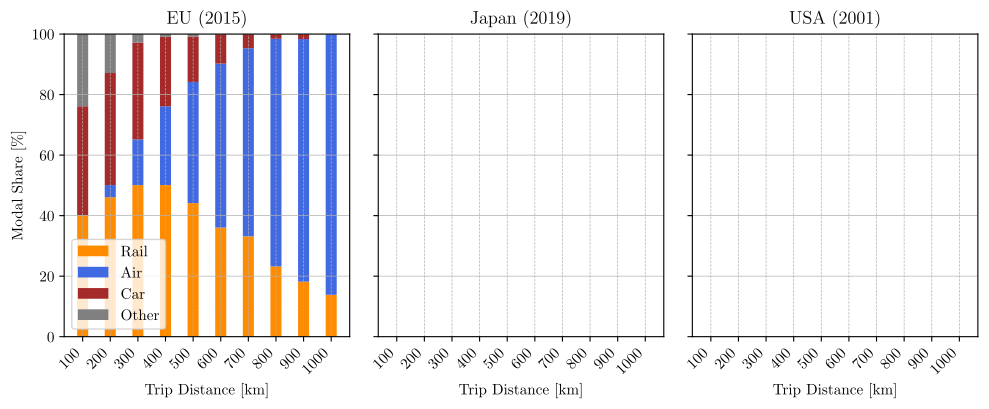

The script that drew this image:
#%%
# runs code as interactive cell 
# https://code.visualstudio.com/docs/python/jupyter-support-py

# IMPORTS #######################################

# plotting
import matplotlib.pyplot as plt
import matplotlib.font_manager as font_manager
# unit conversion
cm = 1/2.54 # for inches-cm conversion
# time manipulation
from datetime import datetime

# data science
import numpy as np
import pandas as pd

# i/o
from pathlib import PurePath, Path

# SETUP #########################################

plt.rcParams.update({
    "text.usetex": True,
    "font.family": "Arial",
    "font.sans-serif": "Computer Modern",
    'font.size': 11
})

# DATA IMPORT ###################################

# see also this StackOverflow questions:
# https://stackoverflow.com/q/22787209
# https://stackoverflow.com/q/69242928
# it will be best to have separate plots for each country

df_japan = pd.read_excel(
    io = 'data/data.xlsx',
    sheet_name = 'Japan',
    usecols = lambda column: column in [
        'distance bin [km]',
        'distance mean [km]',
        'rail [%]',
        'car [%]',
        'air [%]',
        'other [%]',
        'year'
    ],
    dtype={
        'distance bin [km]': str,
        'distance mean [km]': float,
        'rail [%]': float,
        'car [%]': float,
        'air [%]': float,
        'other [%]': float,
        'year': str
    },
    header = 0,
    engine = 'openpyxl'
)
df_eu = pd.read_excel(
    io = 'data/data.xlsx',
    sheet_name = 'EU',
    usecols = lambda column: column in [
        'distance [km]',
        'rail [%]',
        'car [%]',
        'air [%]',
        'other [%]',
        'year'
    ],
    dtype={
        'distance [km]': str,
        'rail [%]': float,
        'car [%]': float,
        'air [%]': float,
        'other [%]': float,
        'year': str
    },
    header = 0,
    engine = 'openpyxl'
)
		
# DATA MANIPULATION #############################

df_japan = df_japan[df_japan['year'] == '2019?']

mypol = np.polynomial.polynomial.Polynomial.fit(
    x = df_japan['distance mean [km]'],
    y = df_japan['rail [%]'],
    deg = 3,
    domain=None
)

# FIGURE ########################################

# SETUP ######################

fig, axes = plt.subplots(
    num = 'main',
    sharey = True,
    sharex = True,
    nrows = 1,
    ncols = 3,
    gridspec_kw = {'wspace': 0.1},
    dpi = 300,
    figsize=(30*cm, 10*cm), # A4=(210x297)mm,
)

# AXIS SCALING ###############

# AXIS LIMITS ################

for ax in axes.flat:
    ax.set_ylim(0, 100)

# TICKS AND LABELS ###########

labels = [100, 200, 300, 400, 500, 600, 700, 800, 900, 1000]
for ax in axes.flat:
    ax.set_xticks(
        ticks = labels,
        labels = labels,
        rotation=45,
        ha='right'
    )

# GRIDS ######################

for ax in axes.flat:
    ax.grid(which='both', axis='y', linestyle='-', linewidth = 0.5)
    ax.grid(which='both', axis='x', linestyle='--', linewidth = 0.5)

# AXIS LABELS ################

axes[0].set_ylabel("Modal Share [\%]")
for ax in axes.flat:
    ax.set_xlabel("Trip Distance [km]")

# TITLE ######################

axes[0].set_title("EU (2015)", pad=7.5)
axes[1].set_title("Japan (2019)", pad=7.5)
axes[2].set_title("USA (2001)", pad=7.5)

# PLOTTING ###################

width = 0.4
x = np.arange(len(labels))
axes[0].set_xticks(x, labels)

# EU
axes[0].bar(
    x = x,
    height = df_eu['rail [%]'],
    width = width,
    label = 'Rail',
    color = 'darkorange',
)
axes[0].bar(
    x = x,
    bottom = df_eu['rail [%]'],
    height = df_eu['air [%]'],
    width = width,
    label = 'Air',
    color = 'royalblue',
)
axes[0].bar(
    x = x,
    bottom = df_eu['rail [%]'] + df_eu['air [%]'],
    height = df_eu['car [%]'],
    width = width,
    label = 'Car',
    color = 'brown',
)
axes[0].bar(
    x = x,
    bottom = df_eu['rail [%]'] + df_eu['air [%]'] + df_eu['car [%]'],
    height = df_eu['other [%]'],
    width = width,
    label = 'Other',
    color = 'grey',
)

# LEGEND ####################

axes[0].legend(
    loc = 'lower left',
)

# EXPORT #########################################

file_path = os.path.abspath(__file__)
file_name = os.path.splitext(os.path.basename(file_path))[0]
figure_name: str = str(file_name + '.pdf')

plt.savefig(
    fname = figure_name,
    format="pdf",
    bbox_inches='tight',
    transparent = False
)
# %%
